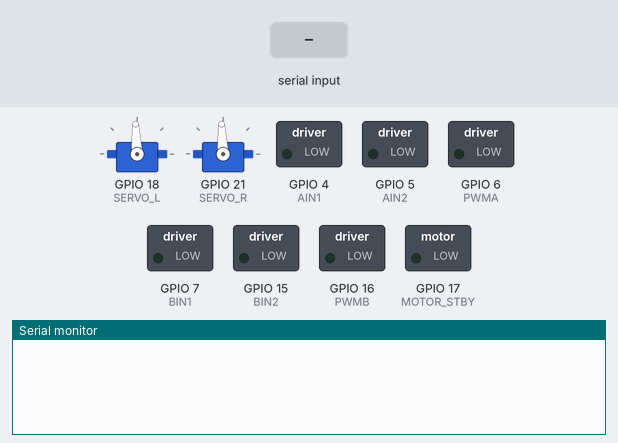
This sketch was run on a simulated ESP32-S3. Parts: 2 × servo, switched loads named in the sketch (green lamp = pin HIGH), the last lines printed to the serial monitor. The inputs (shaded band) are chosen by the test bench. The modem accepts every AT command (registered, SIM ready, sends succeed) and sends nothing else; servo pulses on a pin are drawn as a servo (544–2400 µs = 0–180°).

Above: at 1.2 s.
1.3 s: "robot.stop\n" received over Serial
At 2.4 s:
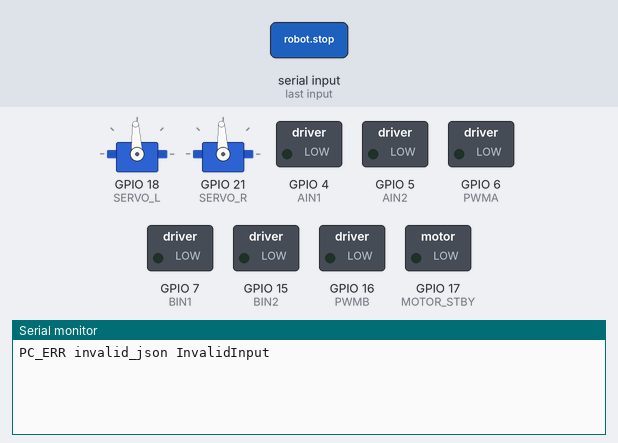
2.8 s: "1\n" received over Serial
At 3.5 s:
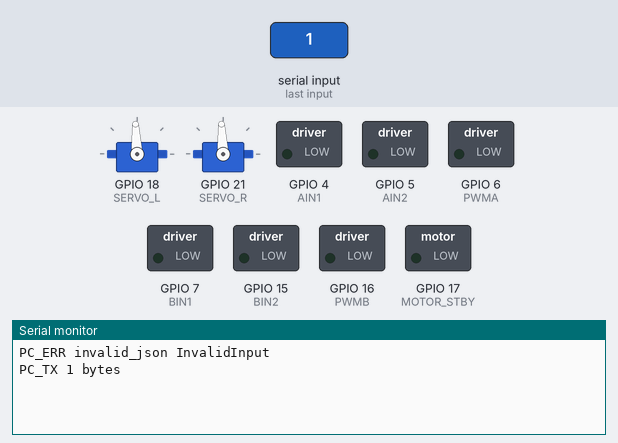

The sketch:

mibot_esp32s3.ino
```cpp
/* Mibot ESP32-S3 controller. See README.md before wiring the board. */
#include <Arduino.h>
#include <Wire.h>
#include <ArduinoJson.h>

// These are placeholders: replace them with the actual ESP32-S3 carrier pinmap.
static constexpr int I2C_SDA = 8, I2C_SCL = 9;
static constexpr int AIN1 = 4, AIN2 = 5, PWMA = 6;
static constexpr int BIN1 = 7, BIN2 = 15, PWMB = 16, MOTOR_STBY = 17;
static constexpr int SERVO_L = 18, SERVO_R = 21;
static constexpr int SF32_RX = 2, SF32_TX = 1;
static constexpr uint32_t SF32_BAUD = 921600;
static constexpr uint32_t PC_BAUD = 115200;
static constexpr uint8_t TOF_ADDRESS = 0x52; // Verify against the purchased module.
static constexpr uint16_t EDGE_THRESHOLD_MM = 50;
static constexpr uint32_t TOF_TIMEOUT_MS = 250;
static constexpr bool SIMULATE_TOF = false;
static constexpr uint16_t MAX_FRAME_PAYLOAD = 4096;

HardwareSerial Sf32(2);
enum : uint8_t { HELLO=0x01, HELLO_ACK=0x02, COMMAND=0x10, ACK=0x11,
  NACK=0x12, EVENT=0x20, TELEMETRY=0x21, PING=0x60, PONG=0x61 };
enum MotionState : uint8_t { INIT, STANDBY, RUNNING, BRAKING, HOLD, FAULT };
MotionState motion = INIT;
uint16_t sequence = 1;
uint32_t lastRx, lastPing, lastTelemetry, lastTof;
int16_t leftTarget = 0, rightTarget = 0;
uint32_t motionDeadline = 0;
float servoLeft = 90, servoRight = 90;
static char jsonBuffer[MAX_FRAME_PAYLOAD];
static uint8_t rxPayload[MAX_FRAME_PAYLOAD];
static char pcLine[MAX_FRAME_PAYLOAD];
static uint16_t pcLineLen = 0;

uint16_t crc16(const uint8_t *p, size_t n) {
  uint16_t c = 0xffff;
  while (n--) { c ^= uint16_t(*p++) << 8; for (uint8_t i=0;i<8;i++) c=(c&0x8000)?uint16_t((c<<1)^0x1021):uint16_t(c<<1); }
  return c;
}
uint16_t crc16Append(uint16_t c, const uint8_t *p, size_t n) {
  while (n--) { c ^= uint16_t(*p++) << 8; for (uint8_t i=0;i<8;i++) c=(c&0x8000)?uint16_t((c<<1)^0x1021):uint16_t(c<<1); }
  return c;
}

void sendFrame(uint8_t type, uint8_t flags, const uint8_t *data, uint16_t len) {
  if (len > MAX_FRAME_PAYLOAD) return;
  uint8_t h[7] = {1, type, flags, uint8_t(sequence), uint8_t(sequence>>8), uint8_t(len), uint8_t(len>>8)};
  uint16_t c = crc16Append(crc16(h, sizeof(h)), data, len);
  Sf32.write(0xaa); Sf32.write(0x55); Sf32.write(h, sizeof(h)); if (len) Sf32.write(data, len);
  Sf32.write(uint8_t(c)); Sf32.write(uint8_t(c>>8)); Sf32.flush(); sequence++;
}
void sendJson(uint8_t type, uint8_t flags, JsonDocument &d) {
  size_t n=serializeJson(d,jsonBuffer,sizeof(jsonBuffer)); sendFrame(type,flags,(uint8_t*)jsonBuffer,uint16_t(n));
}
void event(const char *name, const char *severity="error") {
  JsonDocument d; d["schema"]="mibot.event.v1"; d["event"]=name; d["severity"]=severity; d["source"]="esp32.safety"; d["requires_ack"]=false; sendJson(EVENT,0,d);
}

static constexpr uint8_t MOTOR_A_CH=0, MOTOR_B_CH=1, SERVO_L_CH=2, SERVO_R_CH=3;
int16_t speedLimit(int32_t v) { return int16_t(constrain(v,-100,100)); }
void motor(int in1,int in2,uint8_t ch,int16_t speed) {
  speed=speedLimit(speed); if (!speed) { digitalWrite(in1,LOW); digitalWrite(in2,LOW); ledcWrite(ch,0); return; }
  bool f=speed>0; digitalWrite(in1,f); digitalWrite(in2,!f); ledcWrite(ch,map(abs(speed),0,100,0,1023));
}
void stopMotors(bool brake) {
  digitalWrite(AIN1,brake); digitalWrite(AIN2,brake); digitalWrite(BIN1,brake); digitalWrite(BIN2,brake);
  ledcWrite(MOTOR_A_CH,0); ledcWrite(MOTOR_B_CH,0); leftTarget=rightTarget=0;
}
void servo(uint8_t ch,float deg) {
  deg=constrain(deg,0.0f,180.0f); uint32_t us=500+uint32_t(2000*deg/180.0f);
  ledcWrite(ch,(us*65535UL)/20000UL);
}

struct Reading { uint16_t mm=0; uint8_t quality=0; bool valid=false; uint32_t at=0; } tof[4];
// TOF050C/200C/400C register transactions vary by vendor. Fill this from the module datasheet.
bool readTof(uint8_t index,uint16_t &mm,uint8_t &quality) {
  (void)index; if (SIMULATE_TOF) { mm=300; quality=90; return true; }
  (void)mm; (void)quality; return false;
}
bool tofOk() { for (auto &r:tof) if (!r.valid || millis()-r.at>TOF_TIMEOUT_MS) return false; return true; }
bool edge() { return (tof[0].valid && tof[0].mm>EDGE_THRESHOLD_MM) || (tof[1].valid && tof[1].mm>EDGE_THRESHOLD_MM); }
void updateTof() {
  uint32_t now=millis(); if (now-lastTof<50) return; lastTof=now;
  for (uint8_t i=0;i<4;i++) { uint16_t mm=0; uint8_t q=0; bool ok=readTof(i,mm,q); tof[i]={mm,q,ok&&q>0,now}; }
}
void brake(const char *why) { stopMotors(true); motion=BRAKING; event(why,"critical"); }
void updateSafety() {
  updateTof(); uint32_t now=millis();
  if (motion==RUNNING && !tofOk()) brake("tof_invalid");
  if (motion==RUNNING && (leftTarget>0 || rightTarget>0) && edge()) brake("edge_detected");
  if (motion==RUNNING && now>=motionDeadline) { stopMotors(false); motion=STANDBY; }
  if (motion==RUNNING && now-lastRx>1500) brake("uart_timeout");
  if (motion==BRAKING && !edge()) motion=HOLD;
}

void reply(const char *id,bool ok,const char *code=nullptr) {
  JsonDocument d; d["schema"]="mibot.uart.v1"; d["ok"]=ok; if(id)d["command_id"]=id; d["state"]=ok?"accepted":"rejected";
  if(!ok){JsonObject e=d["error"].to<JsonObject>();e["code"]=code?code:"E_INVALID_ARG";} sendJson(ok?ACK:NACK,ok?2:6,d);
}
void command(const uint8_t *p,uint16_t n) {
  JsonDocument d; if(deserializeJson(d,p,n)){reply(nullptr,false);return;} JsonObjectConst r=d.as<JsonObjectConst>();
  const char *name=r["name"]|"";
  const char *id=r["command_id"].is<const char *>() ? r["command_id"].as<const char *>() : nullptr;
  JsonObjectConst a=r["args"].as<JsonObjectConst>();
  if(!strcmp(name,"robot.stop")){bool e=a["emergency"]|false;stopMotors(e);motion=e?BRAKING:STANDBY;reply(id,true);return;}
  if(!strcmp(name,"robot.move")){
    int32_t linear=a["linear_mm_s"]|0, angular=a["angular_deg_s"]|0; uint32_t dur=constrain(a["duration_ms"]|500UL,50UL,5000UL);
    if(linear<-120||linear>120||angular<-90||angular>90){reply(id,false,"E_INVALID_ARG");return;}
    bool forward=linear>0||(linear==0&&angular!=0);
    const bool sensorsValid = tofOk();
    const bool blockedByEdge = forward && edge();
    if(motion==FAULT || motion==BRAKING || !sensorsValid || blockedByEdge){
      reply(id,false,sensorsValid?"E_SAFETY_LOCK":"E_TOF_INVALID");
      return;
    }
    leftTarget=speedLimit(linear+angular); rightTarget=speedLimit(linear-angular); motor(AIN1,AIN2,MOTOR_A_CH,leftTarget); motor(BIN1,BIN2,MOTOR_B_CH,rightTarget);
    digitalWrite(MOTOR_STBY,HIGH); motionDeadline=millis()+dur; motion=RUNNING; reply(id,true); return;
  }
  if(!strcmp(name,"robot.set_arm_pose")){
    float l=a["left_deg"]|servoLeft, rr=a["right_deg"]|servoRight; if(l<0||l>180||rr<0||rr>180){reply(id,false,"E_SERVO_LIMIT");return;}
    servoLeft=l;servoRight=rr;servo(SERVO_L_CH,l);servo(SERVO_R_CH,rr);reply(id,true);return;
  }
  if(!strcmp(name,"robot.get_status")||!strcmp(name,"robot.read_floor_sensors")){reply(id,true);return;}
  reply(id,false,"E_UNSUPPORTED");
}

// The USB UART is a simple newline-delimited JSON console for PC validation.
// Valid JSON commands are forwarded unchanged as COMMAND frames to SF32.
void pcPoll() {
  while (Serial.available()) {
    char c = char(Serial.read());
    if (c == '\r') continue;
    if (c == '\n') {
      pcLine[pcLineLen] = '\0';
      if (pcLineLen) {
        JsonDocument d;
        DeserializationError err = deserializeJson(d, pcLine, pcLineLen);
        if (err) {
          Serial.printf("PC_ERR invalid_json %s\n", err.c_str());
        } else {
          sendJson(COMMAND, 0, d);
          Serial.printf("PC_TX %u bytes\n", unsigned(pcLineLen));
        }
      }
      pcLineLen = 0;
    } else if (pcLineLen + 1 < MAX_FRAME_PAYLOAD) {
      pcLine[pcLineLen++] = c;
    } else {
      pcLineLen = 0;
      Serial.println("PC_ERR line_too_long");
    }
  }
}

void framePoll() {
  static uint8_t s=0,h[7],cb[2]; static uint16_t len=0,i=0;
  while(Sf32.available()) { uint8_t b=Sf32.read();
    if(s==0){if(b==0xaa)s=1;continue;} if(s==1){s=(b==0x55)?2:0;continue;}
    if(s>=2&&s<=8){h[s-2]=b;if(s==8){len=h[5]|uint16_t(h[6])<<8;if(h[0]!=1||len>MAX_FRAME_PAYLOAD){s=0;continue;}i=0;s=len?9:10;}else s++;continue;}
    if(s==9){rxPayload[i++]=b;if(i>=len)s=10;continue;} if(s==10){cb[0]=b;s=11;continue;} cb[1]=b;
    uint16_t got=cb[0]|uint16_t(cb[1])<<8;
    if(crc16Append(crc16(h,7),rxPayload,len)==got){
      lastRx=millis();
      if(h[1]==COMMAND) command(rxPayload,len);
      else if(h[1]==PING) sendFrame(PONG,2,rxPayload,len);
      else if(h[1]==HELLO){JsonDocument d;d["device"]="esp32s3";d["firmware"]="mibot-esp32-0.1.0";d["protocol_version"]=1;sendJson(HELLO_ACK,2,d);}
      else if(h[1]==ACK || h[1]==NACK || h[1]==EVENT || h[1]==TELEMETRY){
        Serial.write(rxPayload, len); Serial.write('\n');
      }
    } else event("protocol_crc_error"); s=0;
  }
}
void telemetry() {
  uint32_t now=millis(), period=motion==RUNNING?100:1000;if(now-lastTelemetry<period)return;lastTelemetry=now;JsonDocument d;
  d["schema"]="mibot.telemetry.v1";d["ts_ms"]=now;d["motion_state"]=uint8_t(motion);d["battery_mv"]=0;JsonArray x=d["tof"].to<JsonArray>();for(auto&r:tof){JsonObject q=x.add<JsonObject>();q["mm"]=r.mm;q["valid"]=r.valid;q["quality"]=r.quality;}sendJson(TELEMETRY,0,d);
}
void setup() {
  Serial.begin(PC_BAUD);Sf32.begin(SF32_BAUD,SERIAL_8N1,SF32_RX,SF32_TX);Wire.begin(I2C_SDA,I2C_SCL,400000);
  for(int p:{AIN1,AIN2,BIN1,BIN2,MOTOR_STBY})pinMode(p,OUTPUT);digitalWrite(MOTOR_STBY,LOW);
  ledcSetup(MOTOR_A_CH,20000,10);ledcSetup(MOTOR_B_CH,20000,10);ledcAttachPin(PWMA,MOTOR_A_CH);ledcAttachPin(PWMB,MOTOR_B_CH);stopMotors(false);
  ledcSetup(SERVO_L_CH,50,16);ledcSetup(SERVO_R_CH,50,16);ledcAttachPin(SERVO_L,SERVO_L_CH);ledcAttachPin(SERVO_R,SERVO_R_CH);servo(SERVO_L_CH,servoLeft);servo(SERVO_R_CH,servoRight);
  motion=STANDBY;lastRx=millis();JsonDocument d;d["device"]="esp32s3";d["firmware"]="mibot-esp32-0.1.0";sendJson(HELLO_ACK,2,d);
}
void loop(){pcPoll();framePoll();updateSafety();if(millis()-lastPing>=500){lastPing=millis();JsonDocument d;d["ts_ms"]=millis();sendJson(PING,1,d);}telemetry();delay(1);}
```

Measured:
- after the input at 1.3 s, the serial monitor: prints a new line at once (image 1)
- after the input at 2.8 s, the serial monitor: prints a new line at once (image 2)
